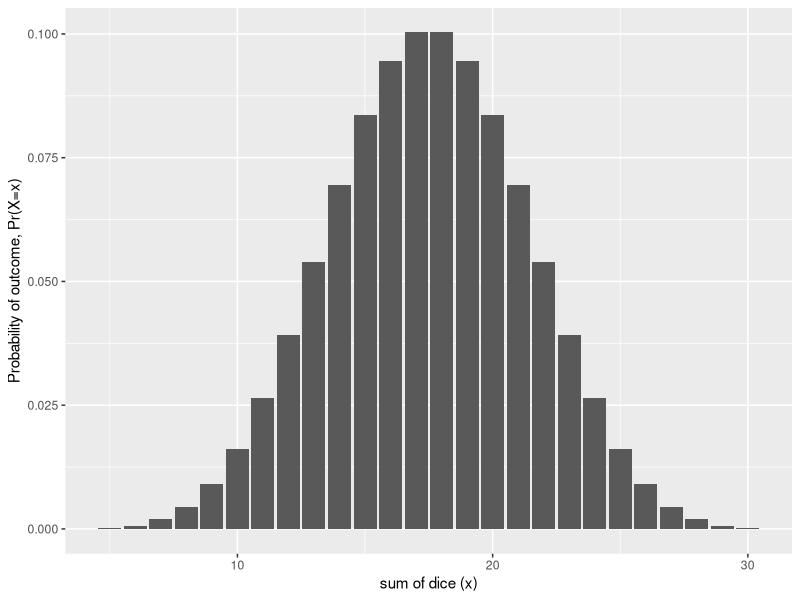
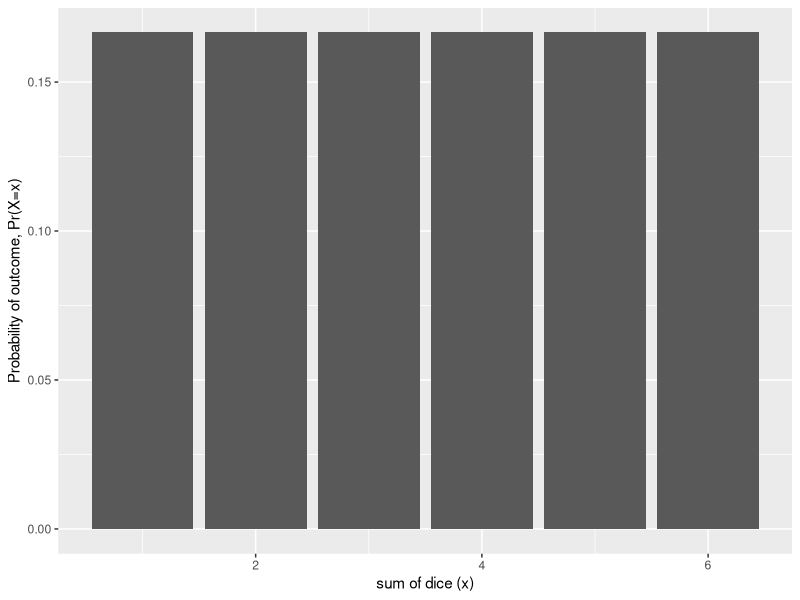

Recreate these plots in R, in order.
## ---- chunk 1
#| label: fig-clt-5d6
#| fig-cap: "Distribution of the sum of five dice"
library(dplyr)
dist = 
  expand.grid(1:6, 1:6, 1:6, 1:6, 1:6) |> 
  rowwise() |>
  mutate(total = sum(c_across(everything()))) |> 
  ungroup() |> 
  count(total) |> 
  mutate(`p(X=x)` = n/sum(n))

library(ggplot2)

dist |> 
  ggplot() +
  aes(x = total, y = `p(X=x)`) +
  geom_col() +
  xlab("sum of dice (x)") +
  ylab("Probability of outcome, Pr(X=x)") +
  expand_limits(y = 0)

  
  
## ---- chunk 2
#| label: fig-clt-1d6
#| fig-cap: "Distribution of the outcome of one die"
library(dplyr)
dist = 
  expand.grid(1:6) |> 
  rowwise() |>
  mutate(total = sum(c_across(everything()))) |> 
  ungroup() |> 
  count(total) |> 
  mutate(`p(X=x)` = n/sum(n))

library(ggplot2)

dist |> 
  ggplot() +
  aes(x = total, y = `p(X=x)`) +
  geom_col() +
  xlab("sum of dice (x)") +
  ylab("Probability of outcome, Pr(X=x)") +
  expand_limits(y = 0)

  
  
